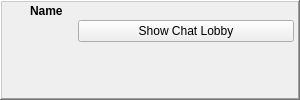
<?xml version="1.0" encoding="UTF-8"?>
<ui version="4.0">
 <class>ChatLobbyToaster</class>
 <widget class="QWidget" name="ChatLobbyToaster">
  <property name="geometry">
   <rect>
    <x>0</x>
    <y>0</y>
    <width>300</width>
    <height>100</height>
   </rect>
  </property>
  <property name="minimumSize">
   <size>
    <width>300</width>
    <height>100</height>
   </size>
  </property>
  <property name="maximumSize">
   <size>
    <width>300</width>
    <height>100</height>
   </size>
  </property>
  <layout class="QHBoxLayout" name="horizontalLayout">
   <property name="spacing">
    <number>0</number>
   </property>
   <property name="margin">
    <number>0</number>
   </property>
   <item>
    <widget class="QFrame" name="windowFrame">
     <property name="frameShape">
      <enum>QFrame::WinPanel</enum>
     </property>
     <property name="frameShadow">
      <enum>QFrame::Raised</enum>
     </property>
     <layout class="QGridLayout">
      <property name="margin">
       <number>0</number>
      </property>
      <property name="spacing">
       <number>0</number>
      </property>
      <item row="0" column="0">
       <layout class="QGridLayout" name="_2">
        <property name="leftMargin">
         <number>6</number>
        </property>
        <property name="topMargin">
         <number>0</number>
        </property>
        <property name="rightMargin">
         <number>6</number>
        </property>
        <property name="bottomMargin">
         <number>0</number>
        </property>
        <property name="horizontalSpacing">
         <number>6</number>
        </property>
        <property name="verticalSpacing">
         <number>0</number>
        </property>
        <item row="0" column="3">
         <widget class="QPushButton" name="closeButton">
          <property name="minimumSize">
           <size>
            <width>18</width>
            <height>18</height>
           </size>
          </property>
          <property name="maximumSize">
           <size>
            <width>18</width>
            <height>18</height>
           </size>
          </property>
          <property name="icon">
           <iconset resource="../images.qrc">
            <normaloff>:/images/closenormal.png</normaloff>:/images/closenormal.png</iconset>
          </property>
          <property name="flat">
           <bool>true</bool>
          </property>
         </widget>
        </item>
        <item row="0" column="1">
         <widget class="QLabel" name="nameLabel">
          <property name="font">
           <font>
            <pointsize>9</pointsize>
            <weight>75</weight>
            <bold>true</bold>
           </font>
          </property>
          <property name="text">
           <string notr="true">Name</string>
          </property>
         </widget>
        </item>
        <item row="0" column="0">
         <widget class="QLabel" name="label_2">
          <property name="minimumSize">
           <size>
            <width>16</width>
            <height>16</height>
           </size>
          </property>
          <property name="maximumSize">
           <size>
            <width>16</width>
            <height>16</height>
           </size>
          </property>
          <property name="text">
           <string/>
          </property>
          <property name="pixmap">
           <pixmap resource="../images.qrc">:/images/rstray3.png</pixmap>
          </property>
          <property name="scaledContents">
           <bool>true</bool>
          </property>
         </widget>
        </item>
        <item row="0" column="2">
         <spacer name="horizontalSpacer">
          <property name="orientation">
           <enum>Qt::Horizontal</enum>
          </property>
          <property name="sizeHint" stdset="0">
           <size>
            <width>0</width>
            <height>0</height>
           </size>
          </property>
         </spacer>
        </item>
       </layout>
      </item>
      <item row="1" column="0">
       <layout class="QGridLayout" name="_3">
        <property name="leftMargin">
         <number>4</number>
        </property>
        <property name="rightMargin">
         <number>4</number>
        </property>
        <property name="bottomMargin">
         <number>4</number>
        </property>
        <property name="spacing">
         <number>2</number>
        </property>
        <item row="0" column="1">
         <widget class="QPushButton" name="chatButton">
          <property name="font">
           <font/>
          </property>
          <property name="text">
           <string>Show Chat Lobby</string>
          </property>
         </widget>
        </item>
        <item row="1" column="1" rowspan="2">
         <widget class="QLabel" name="messageLabel">
          <property name="maximumSize">
           <size>
            <width>218</width>
            <height>45</height>
           </size>
          </property>
          <property name="wordWrap">
           <bool>true</bool>
          </property>
         </widget>
        </item>
        <item row="0" column="0" rowspan="3">
         <widget class="AvatarWidget" name="avatarWidget" native="true">
          <property name="minimumSize">
           <size>
            <width>70</width>
            <height>70</height>
           </size>
          </property>
          <property name="maximumSize">
           <size>
            <width>70</width>
            <height>70</height>
           </size>
          </property>
         </widget>
        </item>
       </layout>
      </item>
     </layout>
    </widget>
   </item>
  </layout>
 </widget>
 <customwidgets>
  <customwidget>
   <class>AvatarWidget</class>
   <extends>QWidget</extends>
   <header>gui/common/AvatarWidget.h</header>
   <container>1</container>
  </customwidget>
 </customwidgets>
 <resources>
  <include location="../images.qrc"/>
 </resources>
 <connections/>
</ui>
